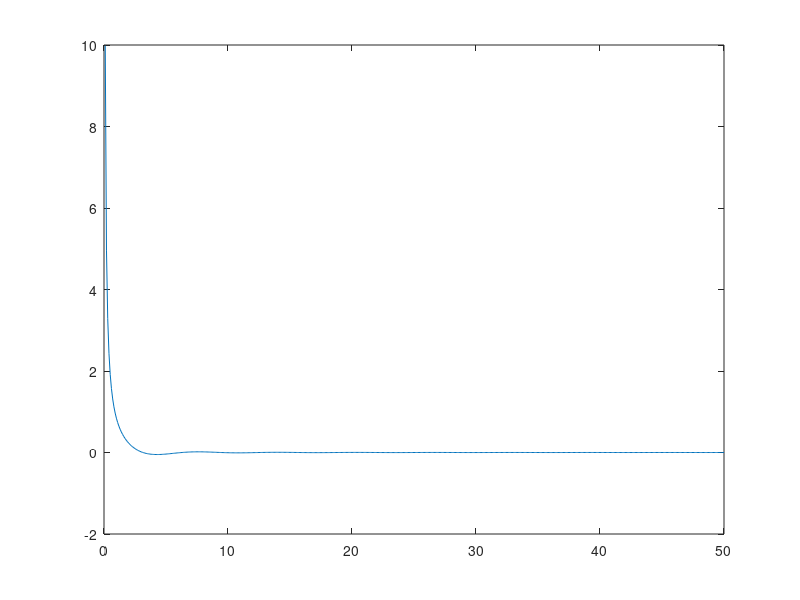

This chart was generated by the following MATLAB code:
% 3-3
x=-4:0.01:4;
y=(5+x.^2+x.^3+x.^4)./(5+5*x+5*x.^2);
plot(x,y)

y1=(5+x.^2+x.^3+x.^4)./(5+5*x+5*x.^2);y2=y1.*sin(x);
plot(x,y1,'r',x,y2,'b')

% 3-6
x=0.1:0.1:50;
y=sin(x)./(x.^2);
plot(x,y)
